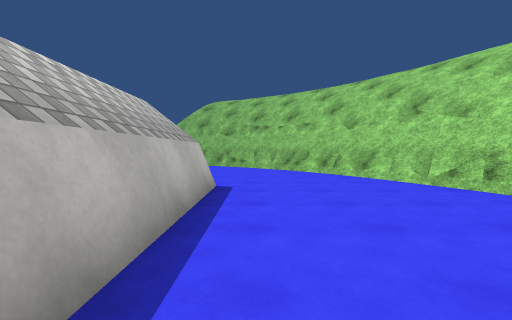
View 1 (above)

24 first-person views from a walk through a Unity game level. The camera is 1.2 m above the floor, tilts 2° down and sees 85° across. The floor is counted in squares, 2 m on a side. Each view is taken from the middle of a square. On the plan, view 1 faces up. The plan holds only what a view shows up to about 9 squares ahead; the rest is blank. The place goes on beyond the plan. The player is left out. Surface patterns are stand-ins for the level's own textures.

View 2
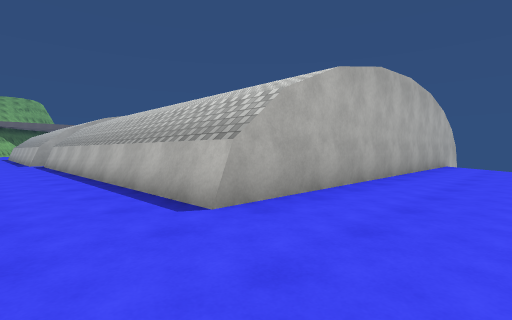

View 3
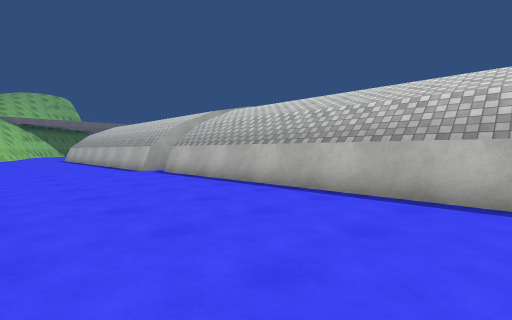

View 4
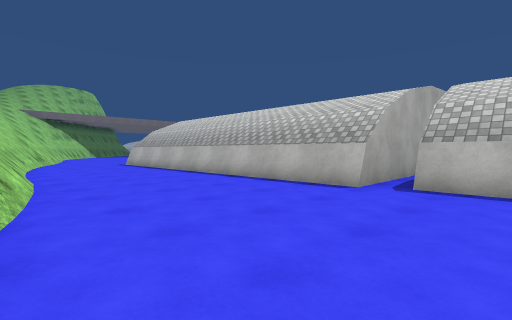

View 5
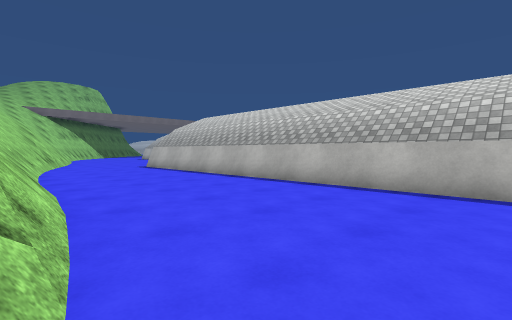

View 6
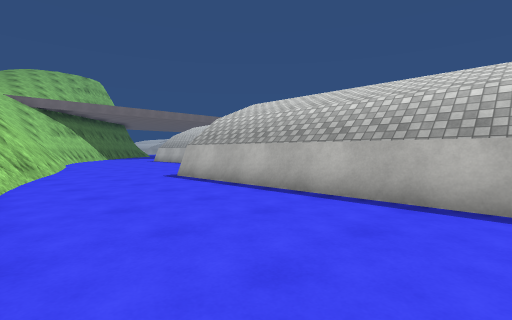

View 7
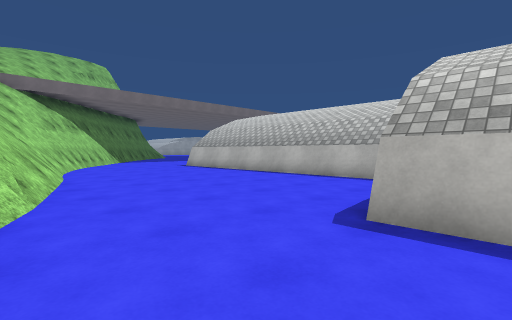

View 8
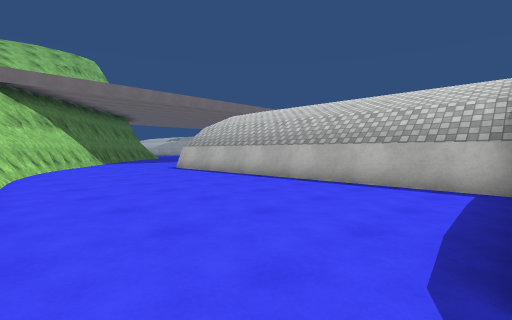

View 9
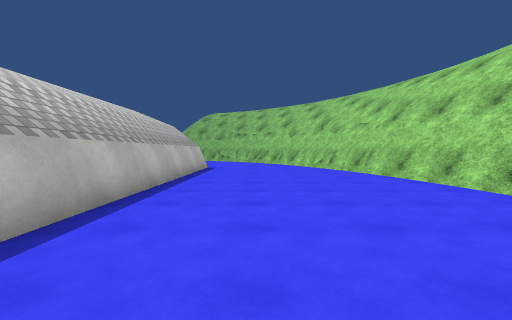

View 10
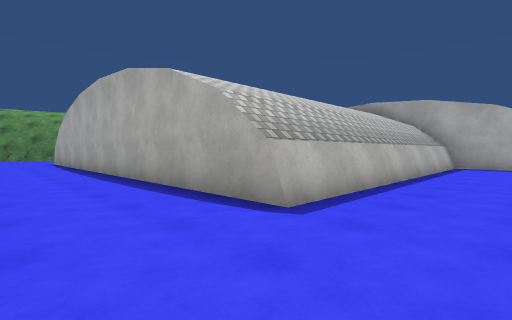

View 11
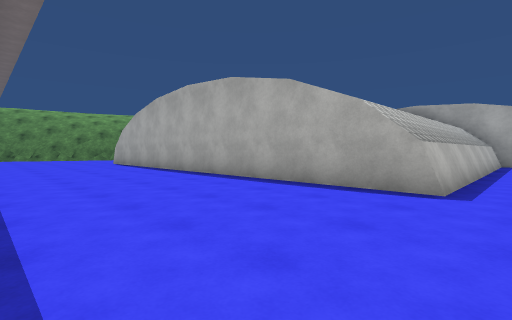

View 12
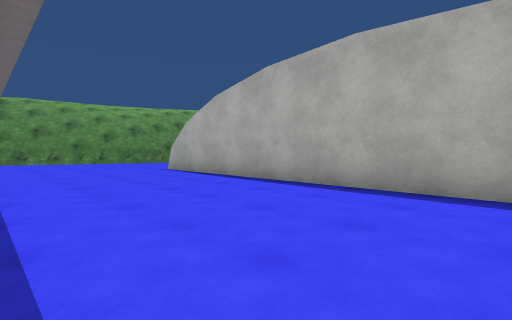

View 13
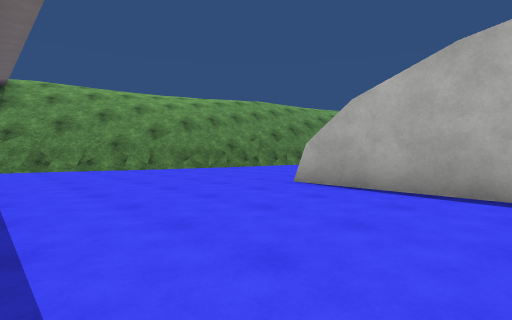

View 14
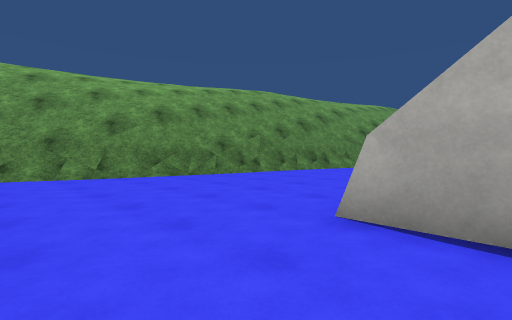

View 15
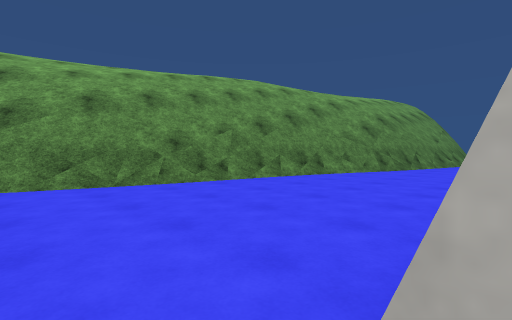

View 16
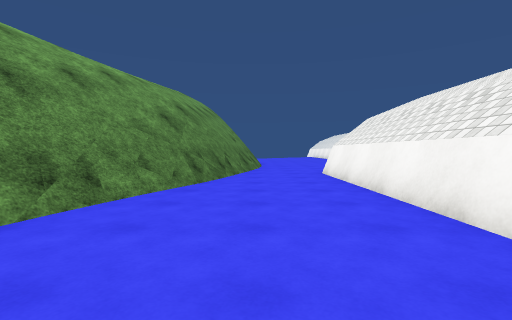

View 17
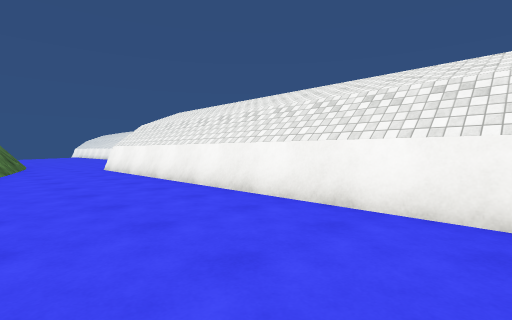

View 18
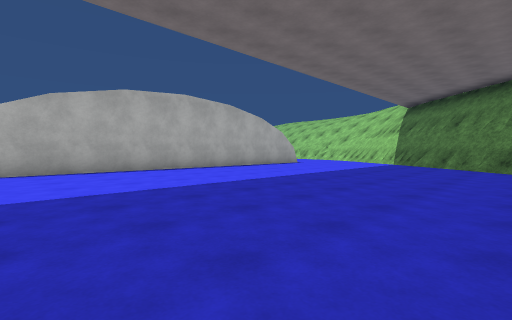

View 19
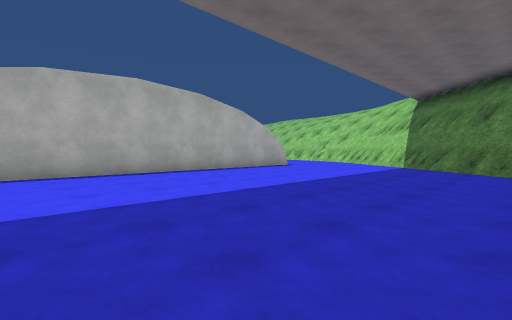

View 20
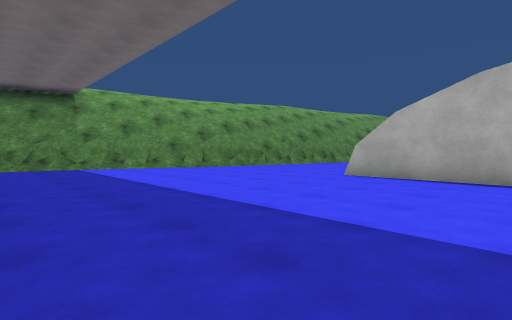

View 21
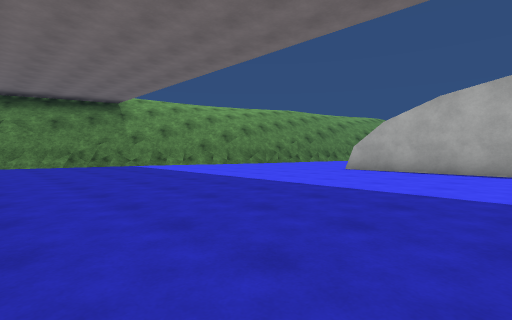

View 22
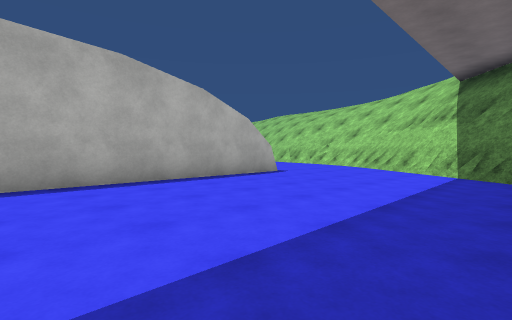

View 23
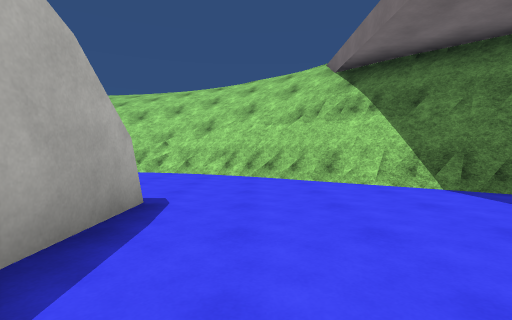

View 24
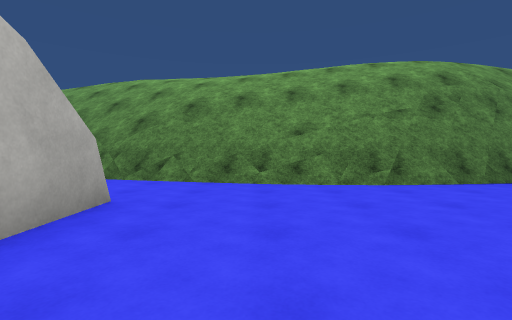

### Floor plan
Key: @ floor where view 1 was taken; # wall or solid block; . floor; / step, stairs or slope; = window, fence, low wall or low ledge; ^ raised ledge; v drop or lower ground; T thing the floor can be seen under or through.
Columns run from 23 left of view 1 to 5 right of it. Each row starts with its distance up from view 1.
  8                       ...#.
  7                ..........#.
  6              v............#
  5              .............#.
  4              ##########....#
  3                       #....#
  2                       #....#
  1                       #.....#
  0                       #@....#
 -1                       #.....#
 -2                       #.....
 -3                       #....
 -4                       #.....
 -5                       #.....
 -6                    ####.....
 -7                       #....#
 -8      #                #....#
 -9      #.               #....#
-10      #..              #....#
-11     .#...             #....#
-12     .#....            #....#
-13     .#..../           #....#
-14     #=....            #....#
-15    .T..##             #...#.
-16    .T..#           ####...#
-17   .TT..#           #......#
-18   .T...#           #.....^.
-19   .T...#           #.....#.
-20   T=...#           #.....#
-21  .T....#           #....^.
-22  .T....#           #....#.
-23  .T....#           #....#.
-24  TT....#############....#.
-25 .#.....................#.
-26 .#.....................#.
-27 #=....................#
-28 #....................#
-29 #....................#
-30 =...................#
-31 ...................#
-32 ..................#
-33   ...............

Where each view was taken, in squares from view 1:
view 1: 0 up, 0 right, facing up
view 2: 7 up, 1 right, facing down-left
view 3: 2 up, 3 right, facing down-left
view 4: 4 down, 4 right, facing down-left
view 5: 6 down, 4 right, facing down-left
view 6: 10 down, 3 right, facing down-left
view 7: 15 down, 2 right, facing down-left
view 8: 16 down, 1 right, facing down-left
view 9: 5 down, 1 right, facing up
view 10: 27 down, 2 left, facing up-left
view 11: 29 down, 3 left, facing up-left
view 12: 29 down, 8 left, facing up-left
view 13: 29 down, 13 left, facing up-left
view 14: 27 down, 15 left, facing up-left
view 15: 25 down, 16 left, facing up-left
view 16: 22 down, 18 left, facing up
view 17: 24 down, 19 left, facing up-right
view 18: 33 down, 15 left, facing up-right
view 19: 32 down, 13 left, facing up-right
view 20: 31 down, 13 left, facing up-left
view 21: 33 down, 12 left, facing up-left
view 22: 30 down, 10 left, facing up-right
view 23: 26 down, 7 left, facing right
view 24: 13 down, 13 left, facing left
